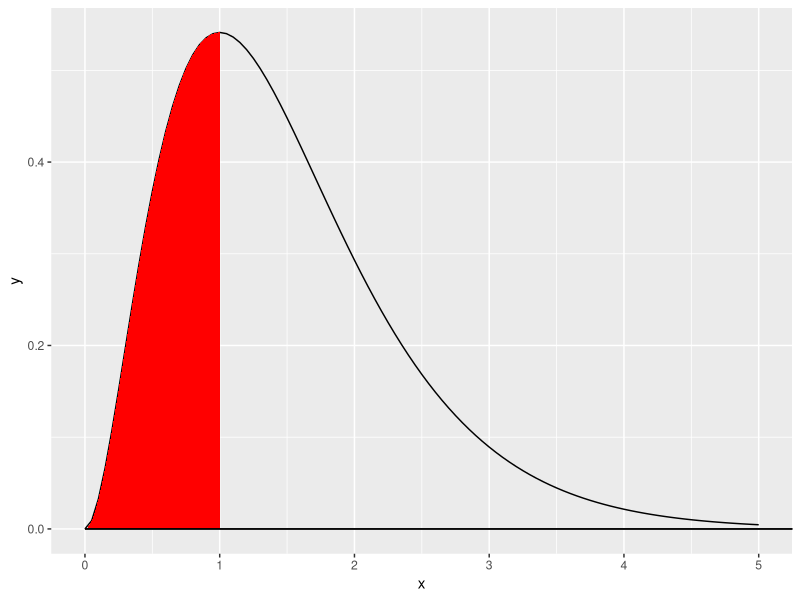

Write R code to recreate this figure.
#4.3.4
library(tidyverse)
rate <- 2
shape <- 3
x1 <- 1
y1 <- dgamma(x1,shape=shape,rate=rate)
ggplot(data=data.frame(x=c(0,5)), aes(x=x)) +
  stat_function(fun=dgamma, args=c(shape=shape,rate=rate) )+
  geom_area(stat = "function", fun = dgamma, args=c(shape=shape,rate=rate),fill = "red", xlim = c(0, x1))+geom_segment(x=0,y=0,xend=0,yend=dgamma(0,shape,rate),colour="black")+geom_segment(x=0,y=0,xend=8,yend=0,colour="black")